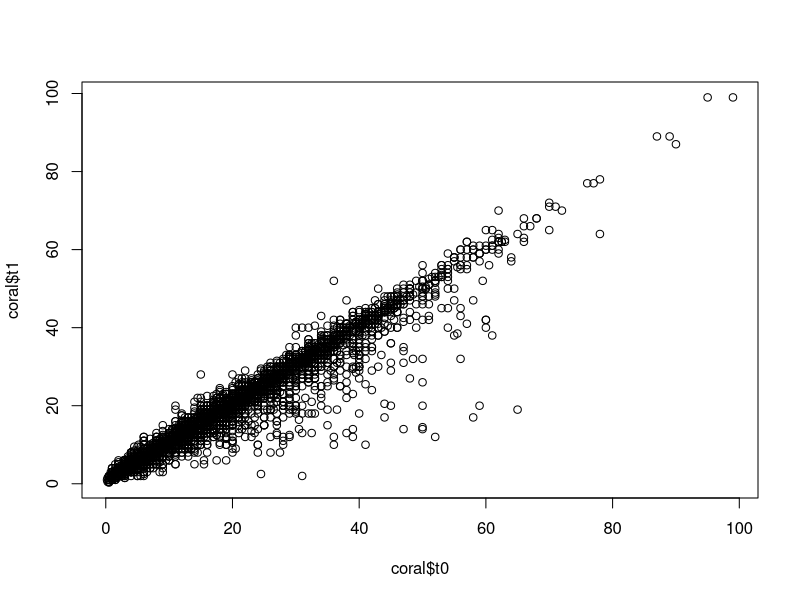
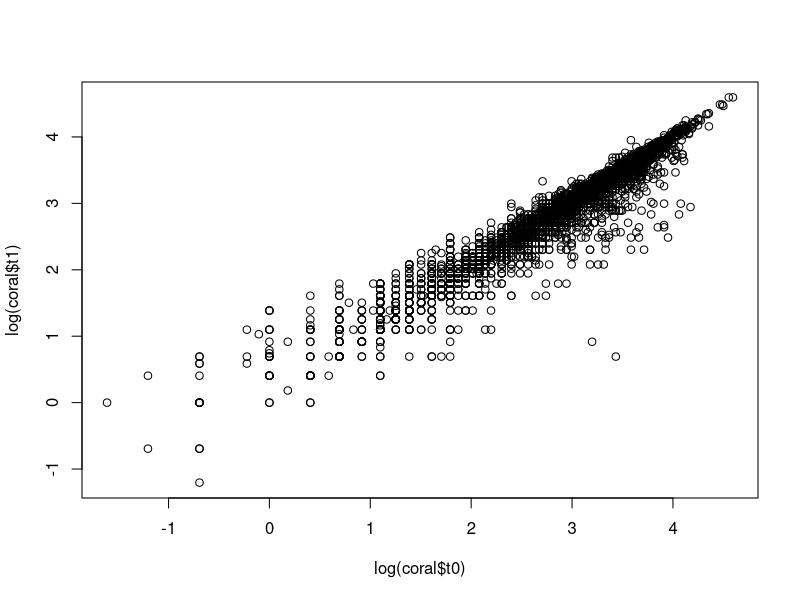
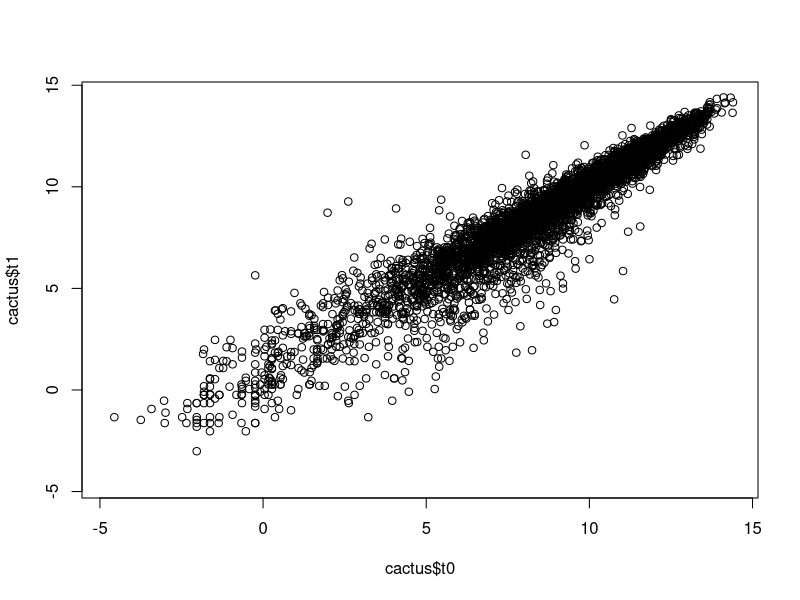
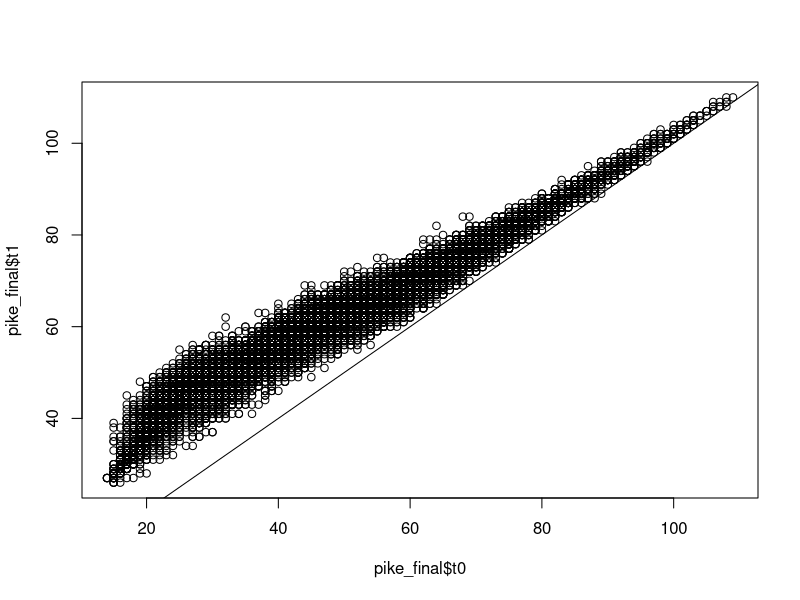
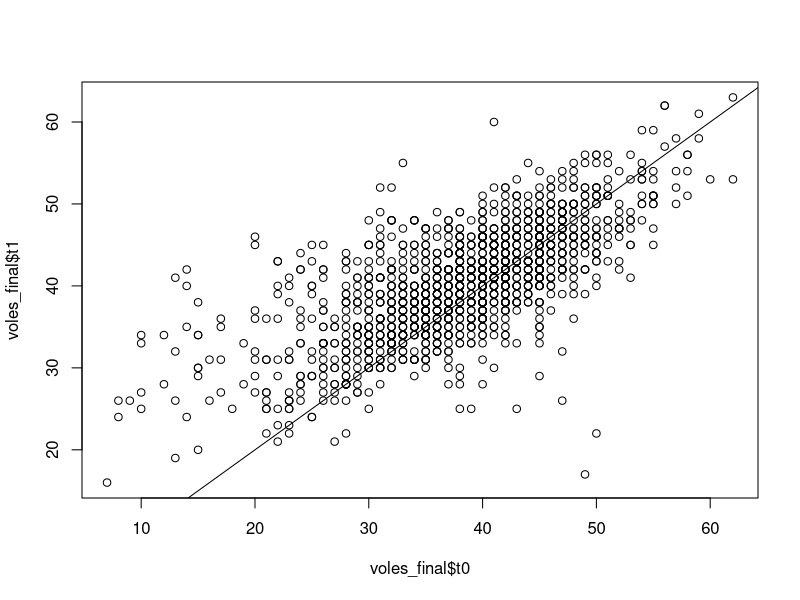

Source code (R) for these figures, in order:
## Purpose: prep growth data for analysis
## hand-picking four data sets that appear easy to work with
## and represent various taxonomic groups
library(tidyverse)

## data set 1: gorgonian coral from Peterson et al. (data originator: Linares)
## three sites, each with 3-5 years (1999-2004)
## size is max height, units not given in Peterson et al. (check Linares papers)
coral <- read.csv("coral/Gorgonian_raw_data.csv")
colnames(coral)[6:8] <- c("Size"="t0", "Sizenext"="t1", "Survnext"= "survival") # rename column header
## drop rows without t0 and t1 size data
coral %>% filter(!is.na(t0) & !is.na(t1))-> coral_final
## plot all sites and years
plot(coral$t0,coral$t1) 
plot(log(coral$t0),log(coral$t1)) 

## data set 2:  my cactus data
## spatial (plots) and temporal (2004-2018) structure
## three size measurements, combined into a measure of volume (cm^3)
## this is the data file submitted to EDI
volume <- function(h, w, p){
  (1/3)*pi*h*(((w + p)/2)/2)^2
}
cactus <- read.csv("cactus/cholla_demography_20042018_EDI.csv")
cactus$t0 <- log(volume(cactus$Height_t,cactus$Width_t,cactus$Perp_t))
cactus$t1 <- log(volume(cactus$Height_t1,cactus$Width_t1,cactus$Perp_t1))
## drop rows without t0 and t1 size data
cactus %>% filter(!is.na(t0) & !is.na(t1))-> cactus_final
plot(cactus$t0,cactus$t1) 

## data set 3: pike (fish) data from Stubberud et al. 2019
## source paper has two sexes but this data set is female-only
## I am a little confused about this data set because the metadata
## describe destructive sampling but the actual data suggest recaptures
## original paper describes stricyly non-negative size changes
## they modeled with lognormal distn and size-dependent variance,
## truncated to prevent shrinkage
## included random year effects
pike <- read.csv("pike/data/PikeGrowthData1944_1995.csv") %>% 
  arrange(Year,Ind)
## this will need some data manipulation, starting with wide format
pike_wide <- pike %>% select(-RowID) %>% 
  pivot_wider(names_from = Year,values_from = Length)
## make sure that the column names are ordered years with no missing year
as.numeric(names(pike_wide)[-1]) == 1944:1995 #good
##now stack transition years
pike_trans_year <- pike_wide[,(1:3)]
pike_trans_year$year <- as.numeric(names(pike_wide)[2])
names(pike_trans_year)[2:3]<-c("t0","t1")
for(i in 3:(ncol(pike_wide)-1)){
  hold <- pike_wide[,c(1,i,(i+1))]
  hold$year <- as.numeric(names(pike_wide)[i])
  names(hold)[2:3]<-c("t0","t1")
  pike_trans_year <- bind_rows(pike_trans_year,hold)
}
## drop rows without t0 and t1 size data
pike_trans_year %>% filter(!is.na(t0) & !is.na(t1))-> pike_final
plot(pike_final$t0,pike_final$t1)
abline(0,1)
## add temperature data 
temps <- read.csv("pike/data/LakeTemp1944_2002.csv")
pike_final$temperature <- rep(NA,nrow(pike_final)); 

## data set 4: voles from van Benthem et al.
## these data are from males only
## original study included fixed effects of population phase and reproductive stage
## and random effects of month and individual
## note that growth here is month to month
voles <- read.csv("voles/Males.csv")
voles$year <- as.numeric(substr(voles$date,start=1,stop=4))
voles$month <- as.numeric(substr(voles$date,start=6,stop=7))
#drop individuals with only one capture
voles_recap <- voles %>% 
  arrange(id,year,month) %>% 
  group_by(id) %>% 
  summarise(n_cap = n()) %>% 
  filter(n_cap > 1)
## convert to get size changes between consecutive months
voles_wide <- voles %>% 
  select(-X,-date,-session,-repro) %>% 
  filter(id %in% voles_recap$id) %>% 
  arrange(year,month) %>% 
  mutate(year_month = interaction(year,month)) %>% 
  select(-year,-month) %>% 
  pivot_wider(names_from = year_month,values_from = mass)
## reformat for growth over adjecent months
voles_trans_month <- voles_wide[,(1:5)]
voles_trans_month$year <- as.numeric(substr(names(voles_wide)[4],1,4))
voles_trans_month$month <- as.numeric(substr(names(voles_wide)[4],6,7))
names(voles_trans_month)[4:5] <- c("t0","t1")
## now loop over columns and stack up
for(i in 5:(ncol(voles_wide)-1)){
  hold <- voles_wide[,c(1:3,i,(i+1))]
  hold_year <- as.numeric(substr(names(hold)[4],1,4))
  hold_month1 <- as.numeric(substr(names(hold)[4],6,7))
  hold_month2 <- as.numeric(substr(names(hold)[5],6,7))
  ## check that columns i and i+1 are adjacent months
  if(hold_month2 == hold_month1+1 |
     {hold_month2==1 & hold_month1==12}){
    hold$year <- hold_year
    hold$month <- hold_month1
    names(hold)[4:5]<-c("t0","t1")
    voles_trans_month <- bind_rows(voles_trans_month,hold)
  }
}
## drop rows without t0 and t1 size data
voles_trans_month %>% filter(!is.na(t0) & !is.na(t1))-> voles_final
plot(voles_final$t0,voles_final$t1)
abline(0,1)

## save list of four data sets as rds file
growth_dat <- list(coral=coral_final,cactus=cactus_final,pike=pike_final,voles=voles_final)
write_rds(growth_dat,"growth_dat.rds")
